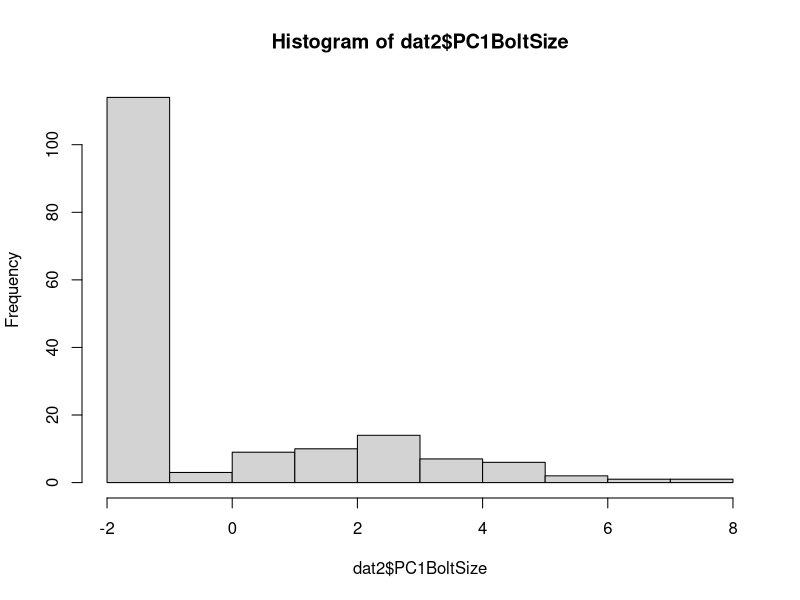

Write R code to recreate this figure.
## ---- chunk 1
library(ggplot2)
library(dplyr)
library(car)
library("glmmTMB")


#read in data
rm(list=ls())
dat<-read.csv("DataSynthesis.csv",stringsAsFactors = F)


#remove those with fertilizer treatment, and extra genotypes that are only in the alone treatment. 
dat<-dat[!grepl("i",dat$Sample,fixed=T),]


#Function to standardize data.
Standardize<-function(x,set.sd=F,SD){
  if(set.sd==T){
      standard<-(x-mean(x,na.rm=T))/SD
  }
  else{
     standard<-(x-mean(x,na.rm=T))/sd(x,na.rm=T)
  }
}


dat$Fern<-log(dat$Fern+1)
dat$gluc_Conc<-log(dat$gluc_Conc)
dat$flav_Conc<-log(dat$flav_Conc)
dat$ChlorA<-log(dat$ChlorA)
dat$ThripsDam<-log(dat$ThripsDam+1)
dat$BlackPathDam<-log(dat$BlackPathDam+1)



#Calculating leaf area 
dat$GM_Leaf_Area<-dat$GM_Leaf_Wid*dat$GM_Leaf_Len

#Average Duplicates. 
dat2<-dat %>% select(-X) %>% group_by(Tag) %>%  summarize(gh_col=first(gh_col),gh_bench=first(gh_bench),treatment=first(treatment),GA3=first(GA3),Family=first(Family),Maple_StemHeight_End=mean(Maple_StemHeight_End),Maple_LeafNum_End=mean(Maple_LeafNum_End),maple_leaf_length_0=mean(maple_leaf_length_0),maple_leaves_0=mean(maple_leaves_0),Maple_TotalLeafArea_End=mean(Maple_TotalLeafArea_End),MapleDamage=mean(Maple_Damage_End),Fern=first(Fern),gluc_Conc=mean(gluc_Conc),flav_Conc=mean(flav_Conc),maple_height_0=mean(maple_height_0),ChlorA=mean(ChlorA), GM_TotalLeaf_Area=first(GM_TotalLeaf_Area),ThripsDam=mean(ThripsDam),BlackPathDam=mean(BlackPathDam),WhiteFungDam=mean(WhiteFungDam),comp_number=first(comp_number),GM_Leaf_Area=mean(GM_Leaf_Area),
                                                          GM_StemHeight_Bolt=first(GM_StemHeight_Bolt),
GM_Leaf_Number_Bolt=first(GM_Leaf_Number_Bolt),
Larg_Leaf_Len_Bolt=first(Larg_Leaf_Len_Bolt),
Larg_Leaf_Wid_Bolt=first(Larg_Leaf_Wid_Bolt),
Row_Field=first(Row_Field),
Col_Field=first(Col_Field),
Maple_Died=first(Maple_Died),
Maple_TotalLeafArea_End=first(Maple_TotalLeafArea_End),
GM_Fecundity=first(GM_Fecundity),
MapleFinalMass=first(MapleFinalMass))


#Creating Survival Data.1 = survived, 0= dead.
dat2$Bolt_Survival[dat2$GM_StemHeight_Bolt=="Dead"]<-0
dat2$Bolt_Survival[dat2$GM_StemHeight_Bolt!="Dead"]<-1


#Creating Maple Survival Data.1 = survived, 0= dead.
dat2$Maple_Died<-as.character(dat2$Maple_Died)
dat2$Maple_Survival[dat2$Maple_Died!="Y"]<-1
dat2$Maple_Survival[dat2$Maple_Died=="Y"]<-0
dat2<-dat2 %>% select(-Maple_Died)

dat2[which(dat2$GM_Leaf_Number_Bolt=="Dead"&!is.na(dat2$GM_Fecundity)),]$Bolt_Survival<-1


#Converting white fungal damage to logistic. 
dat2$WhiteFungLogis<-NA
dat2$WhiteFungLogis[dat2$WhiteFungDam>0]<-"Yes"
dat2$WhiteFungLogis[dat2$WhiteFungDam==0]<-"No"


dat2<-dat2[!grepl("maple",dat2$Tag,fixed = T),]

dat2<-dat2[dat2$treatment=="gm",]


#All of these genotypes died (15 Genotypes).(We are simply missing a final measurement for e|JBCHY1-1-50|Q|240) That is only 3% Mortality. 
dead<-dat2[is.na(dat2$GM_TotalLeaf_Area),]

#Removing those with dead competitors from the garlic mustard treatment. ("e|JBCHY1-1-50|Q|240") did not die, we are simply missing the final measurement for it.

dead_competitors<-dead %>% filter(treatment=="gm",Tag!="e|JBCHY1-1-50|Q|240") %>% select(comp_number)

#Removing those with dead competitors from the analysis. 
dat2<-dat2 %>% filter(!comp_number %in% dead_competitors$comp_number)
dat<-dat %>% filter(!comp_number %in% dead_competitors$comp_number)
dat2<-dat2[dat2$comp_number!=79,]
dat2<-dat2[dat2$comp_number!=37,]
dat2<-dat2[dat2$comp_number!=59,]
## ---- chunk 2
#Removing dead individuals with zeros. 
dat2$GM_StemHeight_Bolt[which(dat2$GM_StemHeight_Bolt=="Dead")]<-0
dat2$GM_Leaf_Number_Bolt[which(dat2$GM_Leaf_Number_Bolt=="Dead")]<-0
dat2$Larg_Leaf_Len_Bolt[which(dat2$Larg_Leaf_Len_Bolt=="Dead")]<-0
dat2$Larg_Leaf_Wid_Bolt[which(dat2$Larg_Leaf_Wid_Bolt=="Dead")]<-0

#Making data numeric
dat2$GM_StemHeight_Bolt<-as.numeric(dat2$GM_StemHeight_Bolt)
dat2$GM_Leaf_Number_Bolt<-as.numeric(dat2$GM_Leaf_Number_Bolt)
dat2$Larg_Leaf_Len_Bolt<-as.numeric(dat2$Larg_Leaf_Len_Bolt)
dat2$Larg_Leaf_Wid_Bolt<-as.numeric(dat2$Larg_Leaf_Wid_Bolt)


pca<-prcomp(~GM_StemHeight_Bolt+GM_Leaf_Number_Bolt+Larg_Leaf_Len_Bolt+Larg_Leaf_Wid_Bolt,data=dat2,scale.=T,na.action=na.omit)

prediction<-as.data.frame(predict(pca))

df<-tibble::rownames_to_column(prediction, "rownumber")

dat2[df$rownumber,"PC1BoltSize"]<-df$PC1

hist(dat2$PC1BoltSize) #The data is very zero inflated because of the mortality. This isnt great but what can you do. 
## ---- chunk 3
table(dat2$comp_number)
#Generating collumn for the competitor family.
count=0
dat2$Family<-as.character(dat2$Family)
for(i in 1:length(dat2$comp_number)){
  temp<-dat2[dat2$comp_number==dat2$comp_number[i]&dat2$Tag!=dat2$Tag[i],c("Family","GM_TotalLeaf_Area","gluc_Conc","PC1BoltSize","Bolt_Survival")]#Selects the competitors data
count=count+1

  if(length(temp$Family[!is.na(temp$Family)])==0){ #if there are no values...Makes the values NA
   dat2$competitor[i]<-NA
  }
else{ #Assign the competitor data to the data frame. 
    dat2$competitor[i]<-temp$Family[!is.na(temp$Family)] 
}

  if(length(temp$GM_TotalLeaf_Area[!is.na(temp$GM_TotalLeaf_Area)])==0){
   dat2$comp_Size[i]<-NA
  }
else{
   dat2$comp_Size[i]<-temp$GM_TotalLeaf_Area[!is.na(temp$GM_TotalLeaf_Area)]  
}

  if(length(temp$gluc_Conc[!is.na(temp$gluc_Conc)])==0){
   dat2$comp_Gluc[i]<-NA
 }
  else {
  dat2$comp_Gluc[i]<-temp$gluc_Conc[!is.na(temp$gluc_Conc)]
  }

  if(length(temp$PC1BoltSize[!is.na(temp$PC1BoltSize)])==0){
   dat2$CompSizeBolt[i]<-NA
 }
  else {
  dat2$CompSizeBolt[i]<-temp$PC1BoltSize[!is.na(temp$PC1BoltSize)]
  }

  if(length(temp$Bolt_Survival[!is.na(temp$Bolt_Survival)])==0){
   dat2$Comp_Survival[i]<-NA
 }
  else {
  dat2$Comp_Survival[i]<-temp$Bolt_Survival[!is.na(temp$Bolt_Survival)]
    }
}
dat2
dat2$GM_Leaf_Number_Bolt
## ---- chunk 4
#Modelling random effects 
fit<-glmmTMB(Standardize(GM_TotalLeaf_Area)~Standardize(Fern)+Standardize(BlackPathDam)*WhiteFungLogis*Standardize(ThripsDam)+competitor+comp_Size+(1|Family)+(1|gh_bench),data=dat2)
summary(fit)
fit2<-glmmTMB(Standardize(GM_TotalLeaf_Area)~Standardize(Fern)+Standardize(BlackPathDam)*WhiteFungLogis*Standardize(ThripsDam)+competitor+comp_Size+(1|gh_bench),data=dat2)
summary(fit)
fit3<-glmmTMB(Standardize(GM_TotalLeaf_Area)~Standardize(Fern)+Standardize(BlackPathDam)*WhiteFungLogis*Standardize(ThripsDam)+competitor+comp_Size+(1|Family),data=dat2)
summary(fit)

#Is bench important?
anova(fit,fit3) #Yes, very. 

#Is family important? 
anova(fit,fit2) #Yes it is. 


#Modelling fixed effects 

dat2$BlackPathDam<-Standardize(dat2$BlackPathDam)
dat2$ThripsDam<-Standardize(dat2$ThripsDam)
dat2$Fern<-Standardize(dat2$Fern)


fit0.1<-glmmTMB(Standardize(GM_TotalLeaf_Area)~Fern+BlackPathDam*WhiteFungLogis*ThripsDam+competitor+comp_Size+(1|Family)+(1|gh_bench),data=dat2)

fit2<-update(fit0.1,~.-ThripsDam:BlackPathDam:WhiteFungLogis)
anova(fit0.1,fit2) #Yes... a significant three way interaction.

#Is fern importnat? 
fit1<-glmmTMB(Standardize(GM_TotalLeaf_Area)~Fern+BlackPathDam*WhiteFungLogis*ThripsDam+competitor+comp_Size+(1|Family)+(1|gh_bench),data=dat2[!is.na(dat2$Fern),])
fit2<-glmmTMB(Standardize(GM_TotalLeaf_Area)~BlackPathDam*WhiteFungLogis*ThripsDam+competitor+comp_Size+(1|Family)+(1|gh_bench),data=dat2[!is.na(dat2$Fern),])
anova(fit1,fit2)#Yes, extremely. 
summary(fit1)

#Is competitor family important? 
fit1<-glmmTMB(Standardize(GM_TotalLeaf_Area)~Fern+BlackPathDam*WhiteFungLogis*ThripsDam+competitor+comp_Size+(1|Family)+(1|gh_bench),data=dat2[!is.na(dat2$Fern),])
fit2<-glmmTMB(Standardize(GM_TotalLeaf_Area)~Fern+BlackPathDam*WhiteFungLogis*ThripsDam+comp_Size+(1|Family)+(1|gh_bench),data=dat2[!is.na(dat2$Fern),])
anova(fit1,fit2) #No it is not. 

#Is the three way interaction significant? 

fit3<-update(fit2,~.-ThripsDam:BlackPathDam:WhiteFungLogis)
anova(fit3,fit2) #Yes... still significant. 


#Is competitor size important?

fit1<-glmmTMB(Standardize(GM_TotalLeaf_Area)~Fern+BlackPathDam*WhiteFungLogis*ThripsDam+comp_Size+(1|Family)+(1|gh_bench),data=dat2[!is.na(dat2$comp_Size),])
fit2<-glmmTMB(Standardize(GM_TotalLeaf_Area)~Fern+BlackPathDam*WhiteFungLogis*ThripsDam+(1|Family)+(1|gh_bench),data=dat2[!is.na(dat2$comp_Size),])
anova(fit1,fit2) #Yes, extremely

#Best model is. 
fit1<-glmmTMB(Standardize(GM_TotalLeaf_Area)~Fern+BlackPathDam*WhiteFungLogis*ThripsDam+Standardize(comp_Size)+(1|Family)+(1|gh_bench),data=dat2[!is.na(dat2$comp_Size),])
summary(fit1)
## ---- chunk 5
dat2$Comp_Survival<-as.factor(dat2$Comp_Survival)



fit<-glmmTMB(Bolt_Survival~Fern+BlackPathDam+WhiteFungLogis+competitor+Standardize(comp_Size)+Comp_Survival+(1|Family),data=dat2[!is.na(dat2$BlackPathDam),],family="binomial")

fit1<-glmmTMB(Bolt_Survival~Fern+WhiteFungLogis+competitor+comp_Size+Comp_Survival+(1|Family),data=dat2[!is.na(dat2$BlackPathDam),],family="binomial")
anova(fit,fit1) #Model wouldnt fit... dont know 

fit1<-glmmTMB(Bolt_Survival~Fern+WhiteFungLogis+competitor+comp_Size+Comp_Survival+(1|Family),data=dat2[!is.na(dat2$WhiteFungLogis),],family="binomial")
fit2<-glmmTMB(Bolt_Survival~Fern+competitor+comp_Size+Comp_Survival+(1|Family),data=dat2[!is.na(dat2$WhiteFungLogis),],family="binomial")
anova(fit2,fit1) #Model wouldnt fit... dont know 

#IS Fern important?
fit2<-glmmTMB(Bolt_Survival~Fern+competitor+comp_Size+Comp_Survival+(1|Family),data=dat2[!is.na(dat2$Fern),],family="binomial")
fit3<-glmmTMB(Bolt_Survival~competitor+comp_Size+Comp_Survival+(1|Family),data=dat2[!is.na(dat2$Fern),],family="binomial")

anova(fit2,fit3) #Model wouldnt fit, dont know



#Is competitor important? 
fit4<-glmmTMB(Bolt_Survival~competitor+comp_Size+Comp_Survival+(1|Family),data=dat2[!is.na(dat2$competitor),],family="binomial")
fit5<-glmmTMB(Bolt_Survival~comp_Size+Comp_Survival+(1|Family),data=dat2[!is.na(dat2$competitor),],family="binomial")
anova(fit4,fit5) #Model wouldnt fit dont know.

#Is competitor size important? 
fit4<-glmmTMB(Bolt_Survival~competitor+comp_Size+Comp_Survival+(1|Family),data=dat2[!is.na(dat2$comp_Size),],family="binomial")
fit5<-glmmTMB(Bolt_Survival~competitor+Comp_Survival+(1|Family),data=dat2[!is.na(dat2$comp_Size),],family="binomial")
anova(fit4,fit5) #CModel wouldnt fit dont know 

## ---- chunk 6
#IS comp survival important? 
fit5<-glmmTMB(Bolt_Survival~competitor+Comp_Survival+(1|Family),data=dat2[!is.na(dat2$Comp_Survival),],family="binomial")
fit6<-glmmTMB(Bolt_Survival~competitor+(1|Family),data=dat2[!is.na(dat2$Comp_Survival),],family="binomial")
anova(fit5,fit6) #Yes, competitor survival is incredibly important to determien the survival of the focal plant. 

fit5<-glmmTMB(Bolt_Survival~Comp_Survival+(1|Family),data=dat2[!is.na(dat2$Comp_Survival),],family="binomial")
summary(fit5)

table(dat2$Bolt_Survival,dat2$Comp_Survival)
102/(102+11)*100
11/(102+11)*100
11/(42+11)*100
42/(42+11)*100


#Is competitor important? 
fit5<-glmmTMB(Bolt_Survival~competitor+Comp_Survival+(1|Family),family="binomial",data=dat2)
fit6<-glmmTMB(Bolt_Survival~Comp_Survival+(1|Family),family="binomial",data=dat2)
anova(fit5,fit6) #No competitor is not important, but it is on the edge of significance. (0.053)

#Is competitor size important? 

fit6<-glmmTMB(Bolt_Survival~Comp_Survival+Standardize(comp_Size)+(1|Family),family="binomial",data=dat2[!is.na(dat2$comp_Size),])

fit7<-glmmTMB(Bolt_Survival~Comp_Survival+(1|Family),family="binomial",data=dat2[!is.na(dat2$comp_Size),])
anova(fit6,fit7) #No competitor size is not important. 

#Is familly importnat as a random effect? 
fit7<-glmmTMB(Bolt_Survival~Comp_Survival+(1|Family),family="binomial",data=dat2[!is.na(dat2$comp_Size),])
fit6<-glmmTMB(Bolt_Survival~Comp_Survival,family="binomial",data=dat2[!is.na(dat2$comp_Size),])
anova(fit6,fit7) #No, but it is close. 
summary(fit7)


#Best model
fit5<-glmmTMB(Bolt_Survival~competitor+Comp_Survival+(1|Family),family="binomial",data=dat2)
summary(fit5)


#Is familly importnat as a random effect? 
fit7<-glmmTMB(Bolt_Survival~Comp_Survival+competitor,family="binomial",data=dat2[!is.na(dat2$comp_Size),])
fit6<-glmmTMB(Bolt_Survival~Comp_Survival,family="binomial",data=dat2[!is.na(dat2$comp_Size),])
anova(fit6,fit7) #No, but it is close. 
summary(fit7)



## ---- chunk 7
#Is familly importnat as a random effect? #Comp size, gh_bench would not fit. 
fit<-glmmTMB(Bolt_Survival~Comp_Survival+competitor+BlackPathDam*ThripsDam*WhiteFungLogis+(1|Family),family="binomial",data=dat2)

fit2<-update(fit,~.-ThripsDam:BlackPathDam:WhiteFungLogis)
anova(fit,fit2) #Not a significant three way interaction.

fit3<-update(fit2,~.-BlackPathDam:WhiteFungLogis)
anova(fit3,fit2) #There is not a significant two way interaction.

fit4<-update(fit3,~.-BlackPathDam:ThripsDam)
anova(fit4,fit3)
#There is no significant interaction between black path dam and thrips dam

fit5<-update(fit4,~.-WhiteFungLogis:ThripsDam)
anova(fit5,fit4) #There is not significant white path and thripsdamage interaction.

summary(fit5)

#White fung dam? 
fit<-glmmTMB(Bolt_Survival~Comp_Survival+competitor+BlackPathDam+ThripsDam+WhiteFungLogis+(1|Family),family="binomial",data=dat2[!is.na(dat2$WhiteFungLogis),])
fit2<-glmmTMB(Bolt_Survival~Comp_Survival+competitor+BlackPathDam+ThripsDam+(1|Family),family="binomial",data=dat2[!is.na(dat2$WhiteFungLogis),])
anova(fit,fit2) #no

#Thrips  dam? 
fit<-glmmTMB(Bolt_Survival~Comp_Survival+competitor+BlackPathDam+ThripsDam+(1|Family),family="binomial",data=dat2[!is.na(dat2$ThripsDam),])
fit2<-glmmTMB(Bolt_Survival~Comp_Survival+competitor+BlackPathDam+(1|Family),family="binomial",data=dat2[!is.na(dat2$ThripsDam),])
anova(fit,fit2) #no


#Black PAth dam? 
fit<-glmmTMB(Bolt_Survival~Comp_Survival+competitor+BlackPathDam+(1|Family),family="binomial",data=dat2[!is.na(dat2$BlackPathDam),])
fit2<-glmmTMB(Bolt_Survival~Comp_Survival+competitor+(1|Family),family="binomial",data=dat2[!is.na(dat2$BlackPathDam),])
anova(fit,fit2) #no

#adding in random effects/assessing significance? (no fit gh_bench, Row Field, Col Field. )
fit1<-glmmTMB(Bolt_Survival~Comp_Survival+competitor+(1|Family)+(1|Col_Field),family="binomial",data=dat2)
fit2<-glmmTMB(Bolt_Survival~Comp_Survival+competitor+(1|Family),family="binomial",data=dat2)
anova(fit1,fit2) #No fit. 

#Assessing comp size
fit1<-glmmTMB(Bolt_Survival~Comp_Survival+competitor+Standardize(comp_Size)+(1|Family),family="binomial",data=dat2[!is.na(dat2$comp_Size),])
fit2<-glmmTMB(Bolt_Survival~Comp_Survival+competitor+(1|Family),family="binomial",data=dat2[!is.na(dat2$comp_Size),])
anova(fit1,fit2) #Comp size is significant here. 

#Assessing competitor?
fit1<-glmmTMB(Bolt_Survival~Comp_Survival+competitor+Standardize(comp_Size)+(1|Family),family="binomial",data=dat2[!is.na(dat2$comp_Size),])
fit2<-glmmTMB(Bolt_Survival~Comp_Survival+Standardize(comp_Size)+(1|Family),family="binomial",data=dat2[!is.na(dat2$comp_Size),])
anova(fit1,fit2) #Competitor is also significant. 

#Assessing Survival.

fit1<-glmmTMB(Bolt_Survival~Comp_Survival+competitor+Standardize(comp_Size)+(1|Family),family="binomial",data=dat2[!is.na(dat2$Comp_Survival),])
fit2<-glmmTMB(Bolt_Survival~competitor+Standardize(comp_Size)+(1|Family),family="binomial",data=dat2[!is.na(dat2$Comp_Survival),])
anova(fit1,fit2) #Competitor is highly significant. 

summary(fit1)

## ---- chunk 8
fit<-glmmTMB(Standardize(GM_Fecundity)~Standardize(Fern)+BlackPathDam+WhiteFungLogis+ThripsDam+competitor+Standardize(comp_Size)+Comp_Survival+(1|Family),data=dat2[!is.na(dat2$BlackPathDam),])

## ---- chunk 9
dat2$Comp_Survival<-as.factor(dat2$Comp_Survival)

#Full model. 


#IS Family Important
fit<-glmmTMB(GM_Fecundity~Fern+BlackPathDam+WhiteFungLogis+competitor+Standardize(comp_Size)+Comp_Survival+(1|Family),data=dat2[!is.na(dat2$BlackPathDam),])
fit1<-glmmTMB(GM_Fecundity~Fern+BlackPathDam+WhiteFungLogis+competitor+Standardize(comp_Size)+Comp_Survival,data=dat2[!is.na(dat2$BlackPathDam),])
anova(fit,fit1) #Family is important in the GM treatment for fecundity. 

#IS black path dam important?
fit<-glmmTMB(GM_Fecundity~Fern+BlackPathDam+WhiteFungLogis+competitor+Standardize(comp_Size)+Comp_Survival+(1|Family),data=dat2[!is.na(dat2$BlackPathDam),])
fit1<-glmmTMB(GM_Fecundity~Fern+WhiteFungLogis+competitor+Standardize(comp_Size)+Comp_Survival+(1|Family),data=dat2[!is.na(dat2$BlackPathDam),])
anova(fit,fit1) #No


#Is white fung dam?
fit1<-glmmTMB(GM_Fecundity~Fern+WhiteFungLogis+competitor+comp_Size+Comp_Survival+(1|Family),data=dat2[!is.na(dat2$WhiteFungLogis),])
fit2<-glmmTMB(GM_Fecundity~Fern+competitor+comp_Size+Comp_Survival+(1|Family),data=dat2[!is.na(dat2$WhiteFungLogis),])
anova(fit2,fit1) #No

#IS Fern important?
fit2<-glmmTMB(GM_Fecundity~Fern+competitor+comp_Size+Comp_Survival+(1|Family),data=dat2[!is.na(dat2$Fern),])
fit3<-glmmTMB(GM_Fecundity~competitor+comp_Size+Comp_Survival+(1|Family),data=dat2[!is.na(dat2$Fern),])
anova(fit2,fit3) #Yes Fern influenced fecundity. 

#Is competitor important? 
fit4<-glmmTMB(GM_Fecundity~Fern+competitor+Standardize(comp_Size)+Comp_Survival+(1|Family),data=dat2[!is.na(dat2$competitor),])
fit5<-glmmTMB(GM_Fecundity~Fern+Standardize(comp_Size)+Comp_Survival+(1|Family),data=dat2[!is.na(dat2$competitor),])
anova(fit4,fit5) #Yes the competitor does influence fecundity.


#Is competitor size (First year) important? 
fit4<-glmmTMB(Standardize(GM_Fecundity)~Standardize(Fern)+competitor+Standardize(comp_Size)+Comp_Survival+(1|Family),data=dat2[!is.na(dat2$comp_Size),])
fit5<-glmmTMB(Standardize(GM_Fecundity)~Standardize(Fern)+competitor+Comp_Survival+(1|Family),data=dat2[!is.na(dat2$comp_Size),])
anova(fit4,fit5) #Yes competitor size in the first year is significant (on the edge)
summary(fit4)

#IS comp survival important? 
fit5<-glmmTMB(Standardize(GM_Fecundity)~Standardize(Fern)+competitor+Standardize(comp_Size)+Comp_Survival+(1|Family),data=dat2[!is.na(dat2$Comp_Survival),])
fit6<-glmmTMB(Standardize(GM_Fecundity)~Standardize(Fern)+competitor+Standardize(comp_Size)+(1|Family),data=dat2[!is.na(dat2$Comp_Survival),])
anova(fit5,fit6) #Yes, competitor survival is incredibly important to determien the survival of the focal plant. 
summary(fit5)

#Is comp size important (Second year)? 
fit5<-glmmTMB(Standardize(GM_Fecundity)~Standardize(Fern)+competitor+Standardize(comp_Size)+Comp_Survival+CompSizeBolt+(1|Family),data=dat2[!is.na(dat2$CompSizeBolt),])
fit6<-glmmTMB(Standardize(GM_Fecundity)~Standardize(Fern)+competitor+Standardize(comp_Size)+Comp_Survival+(1|Family),data=dat2[!is.na(dat2$CompSizeBolt),])
anova(fit5,fit6) #No, competitor size in second year is not important. 
summary(fit5)
# Reassessing IS comp survival important? 
fit5<-glmmTMB(GM_Fecundity~competitor+Standardize(Fern)+Comp_Survival+CompSizeBolt+Standardize(comp_Size)+(1|Family),data=dat2[!is.na(dat2$Comp_Survival),])
fit6<-glmmTMB(GM_Fecundity~competitor+Standardize(Fern)+CompSizeBolt+Standardize(comp_Size)+(1|Family),data=dat2[!is.na(dat2$Comp_Survival),])
anova(fit5,fit6) #Yes competitor survival is still important even with bolt size in the analysis.  

# Reassessing IS comp size important? 
fit5<-glmmTMB(Standardize(GM_Fecundity)~competitor+Standardize(CompSizeBolt)+Standardize(comp_Size)+(1|Family),data=dat2[!is.na(dat2$CompSizeBolt),])
fit6<-glmmTMB(Standardize(GM_Fecundity)~competitor+Standardize(comp_Size)+(1|Family),data=dat2[!is.na(dat2$CompSizeBolt),])
anova(fit5,fit6) #Yes, without survival competitor is still important, but not with it. I will not include it as significant because it is likely largely just driven by the zeros in the data. 
summary(fit5)

summary(fit5) #
#IF your competitor survives, you are more likely to as well. This is like kin selection..

#Reassessing Fern
fit2<-glmmTMB(Standardize(GM_Fecundity)~Standardize(Fern)+competitor+Standardize(comp_Size)+Comp_Survival+(1|Family),data=dat2[!is.na(dat2$Fern),])
fit3<-glmmTMB(Standardize(GM_Fecundity)~competitor+Comp_Survival+Standardize(comp_Size)+(1|Family),data=dat2[!is.na(dat2$Fern),])
anova(fit2,fit3) #Fern is significant. 

#Best model is thus: 
fit2<-glmmTMB(Standardize(GM_Fecundity)~Standardize(Fern)+competitor+Standardize(comp_Size)+Comp_Survival+(1|Family),data=dat2[!is.na(dat2$Fern),])
summary(fit2)
